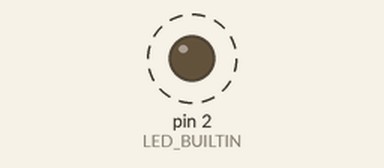
This sketch was run on a simulated Arduino Uno, built with avr-gcc and run on an emulated ATmega328P. Parts: output pins drawn as LEDs (lit = HIGH). Dashed ring = blinking. What the sketch prints to the serial monitor is not drawn.

Above: at 1.5 s.
Timing chart, 0 to 5.6 s (numbered marks = the images above):
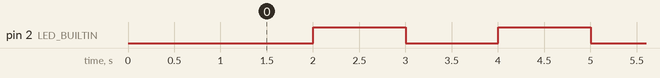

Measured:
- by itself, pin 2 (LED_BUILTIN): alternates HIGH for 1.0 s and LOW for 1.0 s

The sketch:

Blink_led.ino
```cpp
#define LED_BUILTIN 2

void setup() {

pinMode(LED_BUILTIN, OUTPUT);
Serial.begin(9600);
delay(1000);
Serial.print("Ready – ");

}

void loop() {
Serial.println("ON");
digitalWrite(LED_BUILTIN,LOW);
delay(1000);
Serial.println("OFF");
digitalWrite(LED_BUILTIN,HIGH);
delay(1000);
}
```
